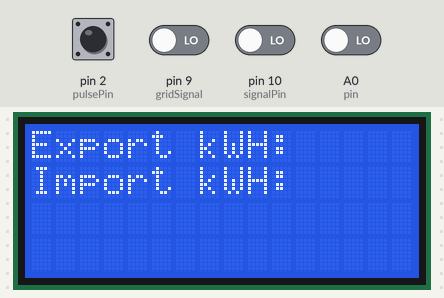
Recording of a sketch running on a simulated Arduino Nano, built with avr-gcc and run on an emulated ATmega328P. Shown: 16×4 character LCD. The test bench sets the inputs (shaded band); at power-on: A0 (pin), pin 2 (pulsePin), pin 9 (gridSignal), pin 10 (signalPin) LOW.

Above: at 1.2 s.
1.3 s: pin 2 (pulsePin) pulled HIGH for 0.15 s
At 5.4 s:
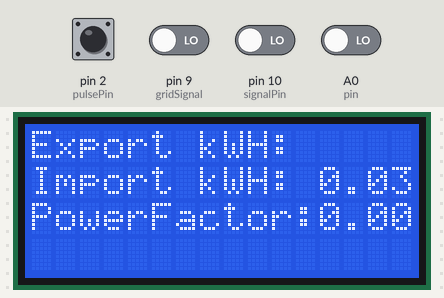
6.5 s: pin 2 (pulsePin) pulled HIGH for 1 s
Timing chart, 0 to 9.5 s (numbered marks = the images above; inputs shaded):
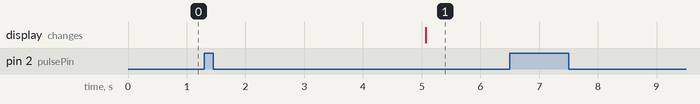

Measured:
- after the input at 1.3 s, the display: first differs from a run without the input after 3.8 s (image 1)

The sketch:

interrupt_test.ino
```cpp
#include <LiquidCrystal.h>
const int rs = 12, en = 11, d4 = 5, d5 = 4, d6 = 3, d7 = 6;
LiquidCrystal lcd(rs, en, d4, d5, d6, d7);

const int pulsePin = 2;
const int signalPin = 10;
const int gridSignal = 9;

int pin = A0;
float rads = 57.29577951; // 1 radian = approx 57 deg.
float degree = 360;
float frequency = 50;
float nano = 1 * pow (10,-6); // Multiplication factor to convert nano seconds into seconds

// Define floats to contain calculations

float pf;
float angle;
float pf_max = 0;
float angle_max = 0;
int ctr;

int signalValue = 0;
int gridValue = 0;
int pulse = 0;
float expKwh = 0;
float impKwh = 0;
int temp = 0;

void setup(){
  Serial.begin(9600);
  lcd.begin(16,4);
  pinMode(pin, INPUT);
  attachInterrupt(digitalPinToInterrupt(pulsePin), pulseReading, RISING);
}

void loop(){
  signalValue = digitalRead(signalPin);
  gridValue = digitalRead(gridSignal);

  lcd.setCursor(0,0);
  lcd.print("Export kWH:");
  lcd.setCursor(0,1);
  lcd.print("Import kWH:");
  if(pulse!=temp){
    if(signalValue==HIGH){
      expKwh = expKwh + 0.03;
      lcd.setCursor(12,0);
      lcd.print(expKwh,2);
    }

    if(signalValue==LOW){
      impKwh = impKwh + 0.03;
      lcd.setCursor(12,1);
      lcd.print(impKwh,2);
    }
    temp = pulse;
  }
  lcd.display();

  //powerFactor
  for (ctr = 0; ctr <= 4; ctr++) // Perform 4 measurements then reset
  {
  // 1st line calculates the phase angle in degrees from differentiated time pulse
  // Function COS uses radians not Degree's hence conversion made by dividing angle / 57.2958
   angle = ((((pulseIn(pin, HIGH)) * nano)* degree)* frequency);
  // pf = cos(angle / rads);

   if (angle > angle_max) // Test if the angle is maximum angle
     {
      angle_max = angle; // If maximum record in variable "angle_max"
      pf_max = cos(angle_max / rads); // Calc PF from "angle_max"
     }
   }
   if (angle_max > 360) // If the calculation is higher than 360 do following...
   {
    angle_max = 0; // assign the 0 to "angle_max"
    pf_max = 1; // Assign the Unity PF to "pf_max"
   }
   lcd.setCursor(0,2);
   lcd.print("PowerFactor:");
   lcd.print(pf_max,2);


  //delay(1000);
}

void pulseReading(){
  pulse++;
  if(pulse >= 33){
    pulse = 1;
  }

}
```
